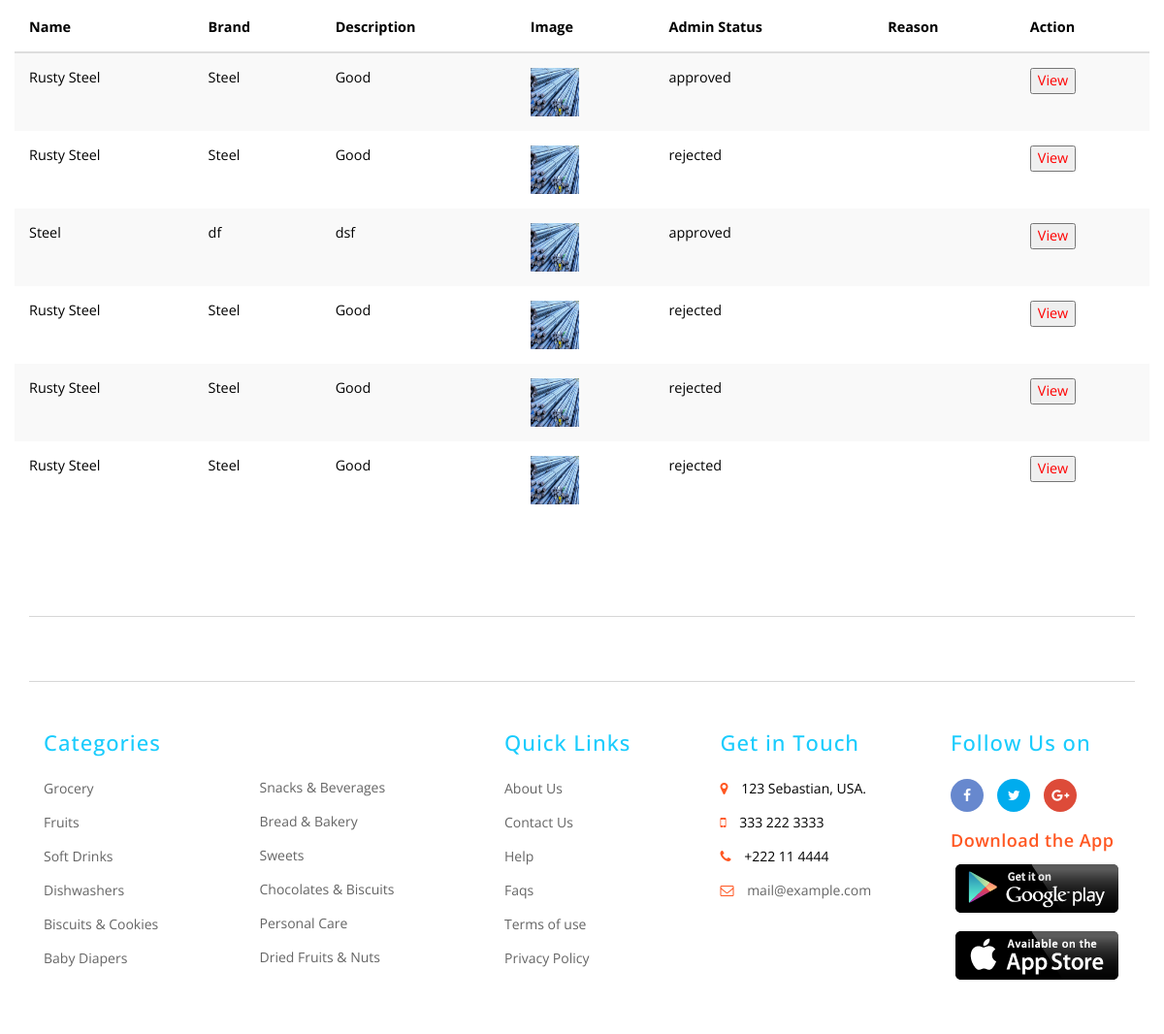
/smaterialsview (signed in, middle part), run on an earlier commit of the app's database.
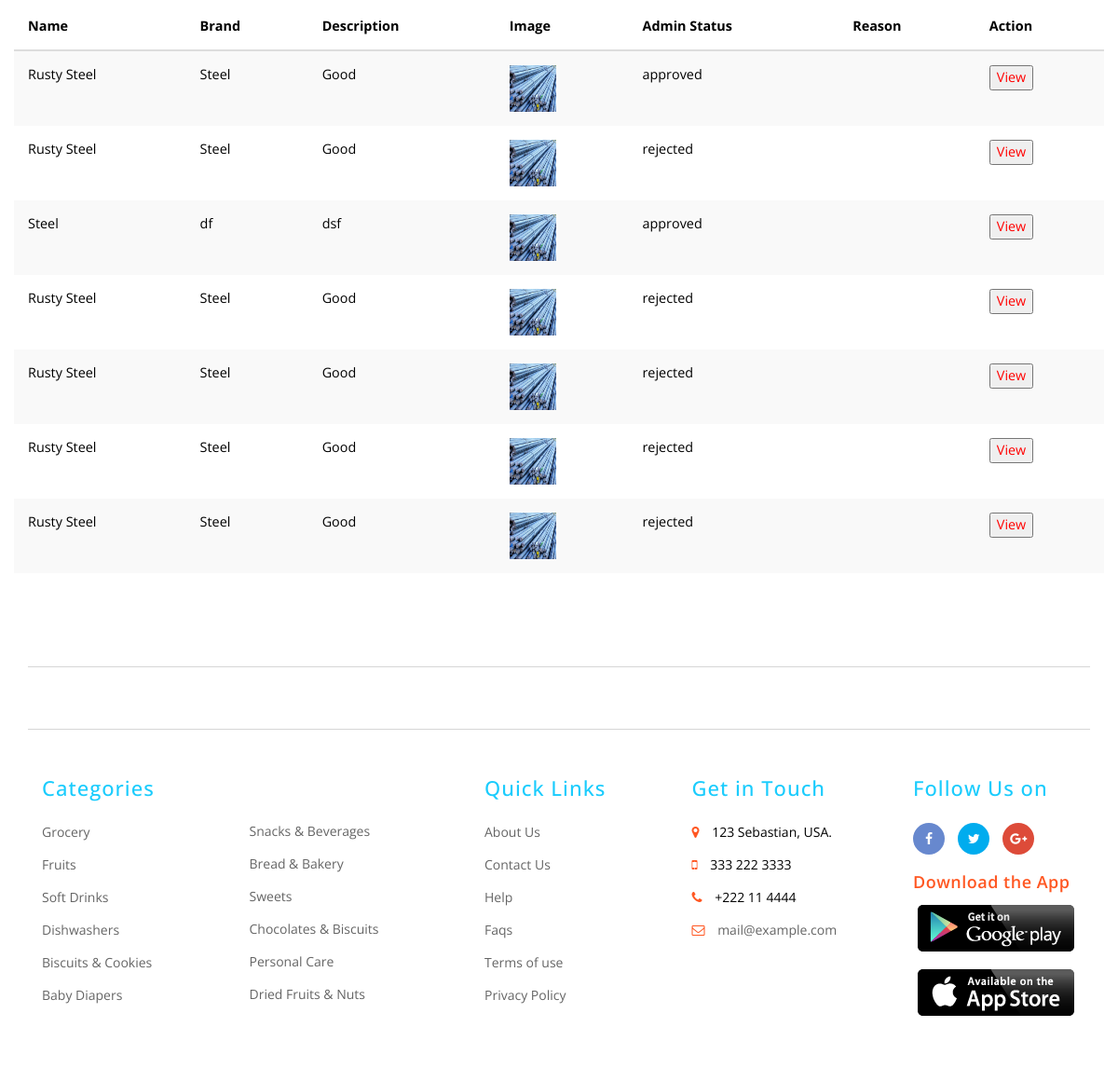
And on a later commit of the database.
### logistic/models.py (models this page shows, shortened)
class Materials(db.Model):
    id = db.Column(db.Integer,primary_key=True)
    sowner = db.Column(db.String)
    uowner = db.Column(db.String)
    name = db.Column(db.String(200))
    brand = db.Column(db.String(200))
    avail = db.Column(db.String(200))
    price = db.Column(db.String(200))
    offerprice = db.Column(db.String(200))
    discount = db.Column(db.String(200))
    place = db.Column(db.String(200))
    image = db.Column(db.String(20), nullable=False, default='default.jpg')
    status = db.Column(db.String(200))
    reason = db.Column(db.String(200))
    cart = db.Column(db.String(200))
    desc = db.Column(db.String(200))
    uquantity = db.Column(db.String(200))
    upayment = db.Column(db.String(200))
    utotalprice = db.Column(db.String(200))
    uname = db.Column(db.String((200)))
    uaddress = db.Column(db.String((200)))
    uphone = db.Column(db.String((200)))
    deliverystatus = db.Column(db.String(220))
    offer = db.Column(db.String(220),default='no')
    purchase = db.Column(db.String(220))

### logistic/routes.py (the view)
@app.route('/smaterialsview')
@login_required
def smaterialsview():
    material = Materials.query.filter_by(sowner=current_user.username)
    return render_template("smaterialsview.html",mat=material)

### logistic/models.py (called while the page is built)
@login_manager.user_loader
def load_user(id):
    return Login.query.get(int(id))

### logistic/templates/smaterialsview.html (shortened to what this page needs)
{% extends 'sellerlayout.html' %}
{% block content %}
<div class="container">
	<div class="row">
		<div class="span5">
            <table class="table table-striped table-condensed">
                  <thead>
                  <tr >
                      <th >Name</th>
                      <th>Brand</th>
                      <th>Description</th>
                      <th>Image</th>
                      <th>Admin Status</th>
                      <th>Reason</th>
                      <th>Action</th>
                  </tr>
              </thead>
              <tbody>
                  {% for mat in mat %}
                <tr>
                    <td>{{mat.name}}</td>
                    <td>{{mat.brand}}</td>
                    <td>{{mat.desc}}</td>
                    <td><span class="image-block">
                        <a class="image-zoom" href="static/pics/{{mat.image}}" rel="prettyPhoto[gallery]" style="height: 250px;width: 335px;">
                           <figure>
                              <img src="static/pics/{{mat.image}}" class="img-fluid" alt="" style="height: 50px;width: 50px;">
                           </figure>
                        </a>
                     </span></td>
                     <td>{{mat.status}}</td>
                     <td>{{mat.reason}}</td>
                    <td><a href="/smaterialsedit/{{mat.id}}"><button style="color: red;">View</button></a>
                    </td>
                </tr>
                      {% endfor %}
              </tbody>
            </table>
            </div>
	</div>
</div>
{% endblock %}

What changed in the data, as far as the page shows it:
added Materials: name "Rusty Steel", brand "Steel", desc "Good", image (picture), status "rejected"
